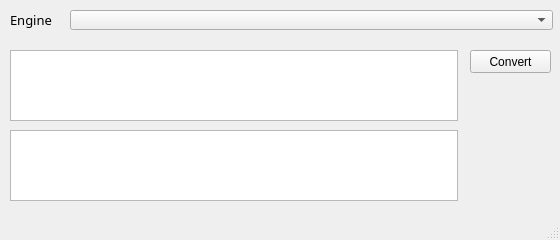
<?xml version="1.0" encoding="UTF-8"?>
<ui version="4.0">
 <class>VipConWindow</class>
 <widget class="QMainWindow" name="VipConWindow">
  <property name="geometry">
   <rect>
    <x>0</x>
    <y>0</y>
    <width>560</width>
    <height>240</height>
   </rect>
  </property>
  <property name="windowTitle">
   <string>Vip Converter</string>
  </property>
  <widget class="QWidget" name="centralwidget">
   <widget class="QPushButton" name="btnConvert">
    <property name="geometry">
     <rect>
      <x>470</x>
      <y>50</y>
      <width>81</width>
      <height>23</height>
     </rect>
    </property>
    <property name="text">
     <string>Convert</string>
    </property>
   </widget>
   <widget class="QTextEdit" name="txtVideo">
    <property name="geometry">
     <rect>
      <x>10</x>
      <y>50</y>
      <width>448</width>
      <height>71</height>
     </rect>
    </property>
   </widget>
   <widget class="QTextEdit" name="txtTagVideo">
    <property name="geometry">
     <rect>
      <x>10</x>
      <y>130</y>
      <width>448</width>
      <height>71</height>
     </rect>
    </property>
   </widget>
   <widget class="QComboBox" name="cboEngine">
    <property name="geometry">
     <rect>
      <x>70</x>
      <y>10</y>
      <width>483</width>
      <height>20</height>
     </rect>
    </property>
   </widget>
   <widget class="QLabel" name="label">
    <property name="geometry">
     <rect>
      <x>10</x>
      <y>10</y>
      <width>50</width>
      <height>20</height>
     </rect>
    </property>
    <property name="maximumSize">
     <size>
      <width>50</width>
      <height>16777215</height>
     </size>
    </property>
    <property name="font">
     <font>
      <family>微软雅黑</family>
      <pointsize>10</pointsize>
     </font>
    </property>
    <property name="text">
     <string>Engine</string>
    </property>
   </widget>
  </widget>
  <widget class="QStatusBar" name="statusbar"/>
 </widget>
 <resources/>
 <connections/>
</ui>
